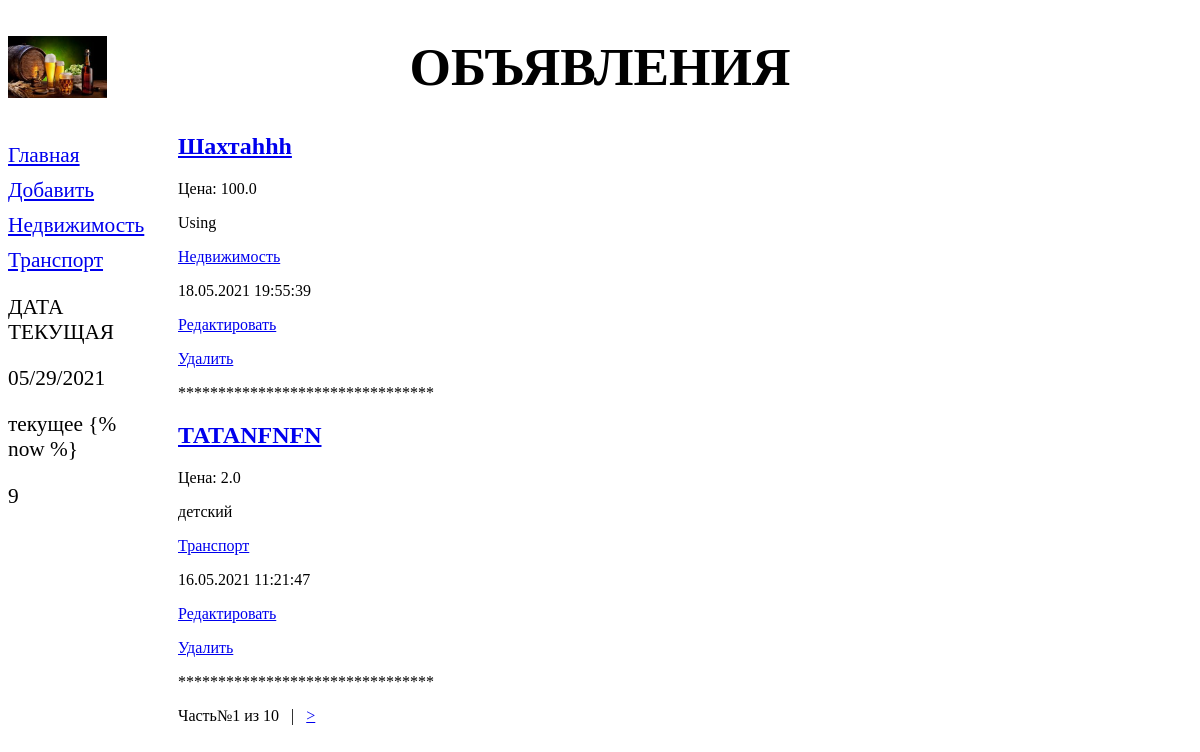
/bboard/, run on the app's committed database.
### bboard/models.py (models this page shows, shortened)
class Rubric(models.Model):
    name = models.CharField(max_length=20, db_index=True, verbose_name='Название')
    class Meta:
        verbose_name_plural='Рубрики'
        verbose_name='Рубрика'
        ordering=['name']

class Bb(models.Model):
    title = models.CharField(max_length=50, verbose_name='Товар', default='Какой-то товар')
    content = models.TextField(null=True, blank=True, verbose_name='Описание')
    price = models.FloatField(null=True, blank=True, verbose_name='Цена', help_text='руб.')
    published = models.DateTimeField(auto_now_add=True, db_index=True, verbose_name='Опубликовано', help_text='Дата и время публикации товара')
    rubric=models.ForeignKey('Rubric', null=True, on_delete=models.PROTECT, verbose_name='Рубрика')
    class Meta:
        verbose_name_plural='Объявления'
        verbose_name='Объявление'
        ordering=['-published']

### bboard/views.py (the view)
# urls.py: path('', index, name='index'),
def index(request):
    bbs = Bb.objects.all()
    rubrics=Rubric.objects.all()
    paginator=Paginator(bbs,2)
    if 'page' in request.GET:
        page_num=request.GET['page']
    else:
        page_num=1
    page=paginator.get_page(page_num)
    context={'rubrics':rubrics, 'page':page,'bbs':page.object_list }
    return render(request, 'bboard/index.html', context)

### bboard/templates/bboard/index.html (shortened to what this page needs)
{% extends "layout/basic.html" %}
{% block content %}
{% for bb in bbs %}
    <div>
        <h2><a href="{% url 'bboard:detail' pk=bb.pk %}">{{ bb.title }}</a></h2>
        <p>Цена: {{ bb.price }}</p>
        <p>{{ bb.content|truncatechars:100 }}</p>
        <p><a href="{% url 'bboard:by_rubric' bb.rubric.pk %}">{{ bb.rubric.name }}</a></p>
        <p>{{ bb.published|date:"d.m.Y H:i:s" }}</p>
       <p> <a href="{% url 'bboard:edit' pk=bb.pk %}">Редактировать</a></p>
        <p> <a href="{% url 'bboard:delete' pk=bb.pk %}">Удалить</a></p>
    <p>{{ block.super }}</p>
    </div>
{% endfor %}
    <div>
    Часть№{{ page.number }} из {{ page.paginator.num_pages }}
    {% if page.has_next %}
    &nbsp;&nbsp;|&nbsp;&nbsp;
        <a href="?page={{ page.next_page_number }}">&gt</a>
    {% endif %}
    </div>
{% endblock %}

### bboard/templates/layout/basic.html (shortened to what this page needs)
{% load static %}
<!DOCTYPE html>
<html lang="en">
<head>
<link rel="stylesheet" type="text/css" href="{% static 'bboard/style.css' %}">
</head>
<body>
<header><h1>Объявления</h1></header>
<nav>
    <a href="{% url 'bboard:index' %}">Главная</a>
    <a href="{% url 'bboard:add' %}">Добавить</a>
    {% for rubric in rubrics %}
        <a href="{% url 'bboard:by_rubric' rubric.pk %}">{{ rubric.name }}</a>
    {% endfor %}
    <p></p>
    <p>{% now 'SHORT_DATE_FORMAT' %}</p>
    <p>{% verbatim %}
    <p>текущее {% now %}</p>
    {% endverbatim %}</p>
    <p>{{ 5698|get_digit:2 }}</p>
</nav>
<section>
    {% block content %}
        <p>********************************</p>
    {% endblock %}
</section>
</body>
</html>

### bboard/static/bboard/style.css (style rules this page uses)
header h1 { font-size: 40pt; text-transform: uppercase; text-align: center; background: url("bg.jpg") left / auto 100% no-repeat; }
nav { font-size: 16pt; width: 150px; float: left; }
nav a { display: block; margin: 10px 0px; }
section { margin-left: 170px; }

### data on the page
Rubric: name "Недвижимость"
Rubric: name "Транспорт"
Bb: title "Шахтаhhh", price "100.0", content "Using", rubric.name "Недвижимость", published "18.05.2021 19:55:39"
Bb: title "ТАТАNFNFN", price "2.0", content "детский", rubric.name "Транспорт", published "16.05.2021 11:21:47"

### other printed values
{{ 5698|get_digit:2 }} "9"
{{ page.number }} "1"
{{ page.paginator.num_pages }} "10"
